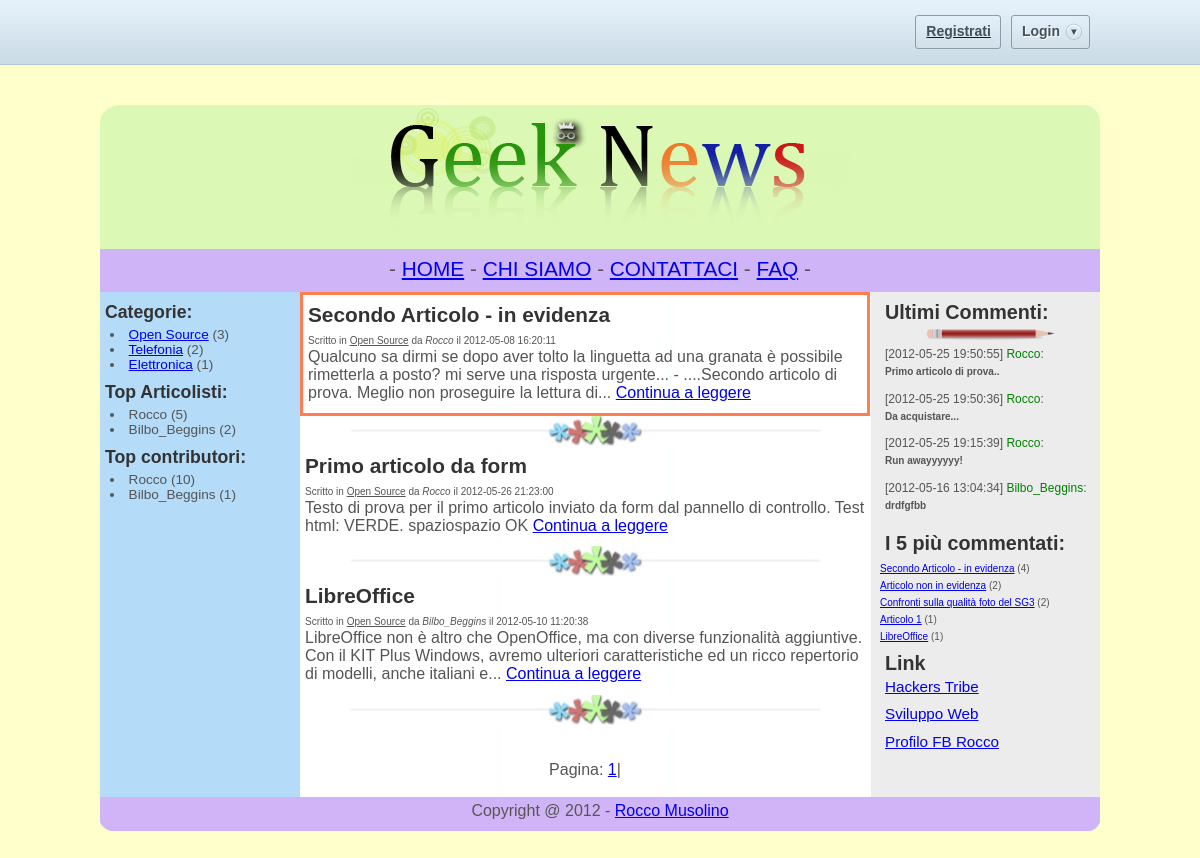
The page /progetto/categorie.php?id_cat=2 on the database its author committed.
### tables this page shows
CREATE TABLE IF NOT EXISTS `pagine` (
  `id_pagina` int(11) NOT NULL AUTO_INCREMENT,
  `titolo` varchar(35) NOT NULL,
  `testo` text NOT NULL,
  `ordine` int(11) NOT NULL,
  PRIMARY KEY (`id_pagina`)
);

CREATE TABLE IF NOT EXISTS `articoli` (
  `id_articolo` int(50) NOT NULL AUTO_INCREMENT,
  `titolo` text NOT NULL,
  `testo` text NOT NULL,
  `meta_description` text NOT NULL,
  `id_categoria` int(50) NOT NULL,
  `tags` text,
  `id_autore` int(50) NOT NULL,
  `data` datetime NOT NULL,
  `in_evidenza` int(1) NOT NULL DEFAULT '0',
  `pubblicato` int(1) NOT NULL DEFAULT '0',
  PRIMARY KEY (`id_articolo`)
);

CREATE TABLE IF NOT EXISTS `categorie` (
  `id_categoria` int(50) NOT NULL AUTO_INCREMENT,
  `nome_categoria` varchar(50) NOT NULL,
  `descr_breve` text,
  `visibile` int(1) NOT NULL,
  PRIMARY KEY (`id_categoria`)
);

CREATE TABLE IF NOT EXISTS `utenti` (
  `id_utente` int(50) NOT NULL AUTO_INCREMENT,
  `username` varchar(50) NOT NULL,
  `nome` text NOT NULL,
  `cognome` text NOT NULL,
  `email` varchar(30) NOT NULL,
  `password` varchar(50) NOT NULL,
  `ruolo` text NOT NULL,
  PRIMARY KEY (`id_utente`),
  UNIQUE KEY `username` (`username`)
);

CREATE TABLE IF NOT EXISTS `commenti` (
  `art_commentato` int(50) NOT NULL,
  `testo_commento` text NOT NULL,
  `utente` text NOT NULL,
  `data` datetime NOT NULL,
  KEY `art_commentato` (`art_commentato`)
);

CREATE TABLE IF NOT EXISTS `link` (
  `nome_sito_amico` text NOT NULL,
  `url` varchar(60) NOT NULL,
  `new_page` int(1) NOT NULL DEFAULT '1',
  `nofollow` int(1) NOT NULL DEFAULT '1',
  `visibile` int(1) NOT NULL DEFAULT '1'
);

CREATE TABLE IF NOT EXISTS `info_sito` (
  `nome_sito` varchar(20) NOT NULL,
  `slogan` varchar(100) NOT NULL,
  `articoli_per_pagina` int(10) NOT NULL,
  `reg_attiva` int(1) NOT NULL,
  `footer` text NOT NULL,
  `descrizione_sito` text NOT NULL,
  `keywords_sito` text NOT NULL
);

### progetto/categorie.php (the view, shortened to what this page needs)
<?php
$art_x_pagina = mysql_fetch_array(mysql_query("SELECT articoli_per_pagina FROM `info_sito`"));
$art_x_pagina = $art_x_pagina['articoli_per_pagina'];
$footer = mysql_fetch_array(mysql_query("SELECT footer FROM `info_sito`"));
$footer = $footer['footer'];
function TagliaStringa($stringa, $max_char){
		if(strlen($stringa)>$max_char){
			$stringa_tagliata=substr($stringa, 0,$max_char);
			$last_space=strrpos($stringa_tagliata," ");
			$stringa_ok=substr($stringa_tagliata, 0,$last_space);
			return $stringa_ok."...";
		}else{
			return $stringa;
		}
	}
?>
<!DOCTYPE HTML PUBLIC "-//W3C//DTD HTML 4.01//EN" "http://www.w3.org/TR/html4/strict.dtd">
<html>
<head>
<link href="style.css" rel="stylesheet" type="text/css">
    <link rel="stylesheet" href="style-login.css" />
</head>
<body>
   <div id="bar">
     <div style="width: 1000px; margin: 0 auto">
            <div id="loginContainer">
			<?php
			if (@$_SESSION['login'] == "ok"){
			 echo "<span style='font-size:23px'>Benvenuto <b>$_SESSION[nome]</b> [<a href='admin.php'>Pannello di controllo</a>] - [<a href='index.php?logout=1'>Logout</a>]</span>";
			  }else{
			  ?>
                <a href="#" id="loginButton"><span>Login</span><em></em></a>
				<?php } ?>
            </div>
				<?php if (@$_SESSION['login'] != "ok"){ ?>
			<div id="loginContainer">
			  <a href="#" id="regButton"><span>Registrati</span><em></em></a>
			</div>
				<?php } ?>
	  </div>
	</div>
<div id="container">
<div id="header"><center><img src="images/Logo.png" border="0" /></center></div>
<div id="menu"><center><?php include("menu.php"); ?></center></div>
<div id="main">
	<?php
	if (@$_GET['id_cat']){
       $id_categoria = mysql_escape_string($_GET['id_cat']);
	echo '<div id="content">';
	if (@(!$_GET['pag'])){
	$qry_evidenza = mysql_query("SELECT id_articolo, titolo, testo, data, nome_categoria, username FROM articoli, categorie, utenti WHERE `pubblicato` = 1 AND `in_evidenza` = 1 AND articoli.id_categoria = categorie.id_categoria AND articoli.id_categoria = $id_categoria AND articoli.id_autore = utenti.id_utente ORDER BY `data` DESC");
	while ($evidenza = mysql_fetch_array($qry_evidenza)){
	?>
        <div style="border: 3px coral solid">
		<h3><?php echo $evidenza['titolo'];?></h3> <span style="margin-left:5px; font-size:10px"><?php echo "Scritto in <u>".$evidenza['nome_categoria']."</u> da <em>".$evidenza['username']."</em> il ".$evidenza['data']; ?></span>
		<br/>
		<p><?php echo TagliaStringa(strip_tags($evidenza['testo']), 200); ?>
		<a href="<?php echo "index.php?id_articolo=$evidenza[id_articolo]"; ?>">Continua a leggere</a>
		</p>
		</div>
		<div class="hr"><hr /></div>
	<?php
	}
	$query = mysql_query("SELECT id_articolo, titolo, testo, data, nome_categoria, username FROM articoli, categorie, utenti WHERE `pubblicato` = 1 AND `in_evidenza` = 0 AND articoli.id_categoria = categorie.id_categoria AND articoli.id_categoria = $id_categoria AND articoli.id_autore = utenti.id_utente ORDER BY `data` DESC LIMIT 0,$art_x_pagina");;
	}
	    while ($articolo = mysql_fetch_array($query)){
		?>
		<h3><?php echo $articolo['titolo'];?></h3> <span style="margin-left:5px; font-size:10px"><?php echo "Scritto in <u>".$articolo['nome_categoria']."</u> da <em>".$articolo['username']."</em> il ".$articolo['data']; ?></span>
		<br/>
		<p><?php echo TagliaStringa(strip_tags($articolo['testo']), 200); ?>
		<a href="<?php echo "index.php?id_articolo=$articolo[id_articolo]"; ?>">Continua a leggere</a>
		</p>
		<div class="hr"><hr /></div>
		<?php
	    }
$articoli_totali_db = mysql_fetch_array(mysql_query("SELECT COUNT(*) FROM `articoli` WHERE `in_evidenza` = 0 AND `pubblicato` = 1 AND `id_categoria` = $id_categoria"));
$numero_pagine = ($articoli_totali_db['COUNT(*)'] / $art_x_pagina);
$numero_pagine = ceil($numero_pagine);
echo "<br/><br/><center>Pagina: ";
for ($i = 1; $i <= $numero_pagine; $i++){
if ($i == 1)
echo "<a href='".$_SERVER['PHP_SELF']."?id_cat=$id_categoria'>$i</a>|";
else
echo "<a href='".$_SERVER['PHP_SELF']."?id_cat=$id_categoria&pag=$i'>$i</a>|";
}
echo "</center><br/>";
echo "</div>";
	}
	?>
    <div id="nav">
 <?php include("sidebar_sx.php"); ?>
    </div>
</div>
   <div id="extra">
 <?php include("sidebar_dx.php"); ?>
   </div>
  <div id="footer">
   <center><p><?php echo "$footer"; ?></p></center>
  </div>
</div>
<br/><br/>
</body>
</html>

### progetto/menu.php
<?php
$pagine = mysql_query("SELECT id_pagina, titolo FROM pagine ORDER BY ordine ASC");
echo "- ";
while($menu = mysql_fetch_array($pagine)){
echo "<a href='index.php?id_pagina=$menu[id_pagina]'>".$menu['titolo']."</a> - ";
}
?>

### progetto/sidebar_sx.php
<?php
	 $qry_categorie = mysql_query("SELECT categorie.id_categoria, nome_categoria, COUNT(*) as n_articoli FROM articoli JOIN categorie on (categorie.id_categoria = articoli.id_categoria) WHERE visibile = 1 AND pubblicato = 1 GROUP BY categorie.id_categoria ORDER BY n_articoli DESC");
	 	echo "<h3>Categorie:</h3>";
		while($cat_art = mysql_fetch_array($qry_categorie)){
		echo "<li><a href='categorie.php?id_cat=$cat_art[id_categoria]'>$cat_art[nome_categoria]</a> ($cat_art[n_articoli])</li>";
		}
		$nmax_articolisti = 5;
		$qry_articolisti = mysql_query("SELECT id_autore, username, COUNT(*) as n_articoli FROM articoli JOIN utenti ON (id_utente = id_autore) GROUP BY id_autore ORDER BY n_articoli DESC LIMIT 0, $nmax_articolisti");
		echo "<h3>Top Articolisti:</h3>";
		while($articolisti = mysql_fetch_array($qry_articolisti)){
		echo "<li>$articolisti[username] ($articolisti[n_articoli])</li>";
		}
		$nmax_contributori = 5;
		$qry_contributori = mysql_query("SELECT utente, COUNT(*) as n_commenti FROM commenti GROUP BY utente ORDER BY n_commenti DESC LIMIT 0, $nmax_contributori");
		echo "<h3>Top contributori:</h3>";
		while($contributori = mysql_fetch_array($qry_contributori)){
		echo "<li>$contributori[utente] ($contributori[n_commenti])</li>";
		}
?>

### progetto/sidebar_dx.php
<?php
	 $num_commenti = 4;
	 $lung_commento = 70;
	 $qry_lcomment = mysql_query("SELECT * FROM `commenti` ORDER BY data DESC LIMIT 0, $num_commenti");
	 echo "<h3>Ultimi Commenti:</h3><center><img src='images/pencil.png' /></center>";
	 while($last_comment = mysql_fetch_array($qry_lcomment)){
?>
	<p>
	<span style="font-size: 12px;">[<?php echo $last_comment['data']; ?>] <span style="color: green"><?php echo $last_comment['utente']; ?></span>:</span><br/>
	<span style="font-size: 10px; font-weight: bold"><?php echo TagliaStringa($last_comment['testo_commento'], $lung_commento); ?></span><br/>
	</p>
	 <?php
	 }
    $n_articoli_comm = 5;
	echo "<h3>I $n_articoli_comm più commentati:</h3>";
	$qry_commentati = mysql_query("SELECT id_articolo, titolo, art_commentato, COUNT(*) as n_commenti FROM commenti JOIN articoli ON (id_articolo = art_commentato) GROUP BY art_commentato ORDER BY n_commenti DESC LIMIT 0, $n_articoli_comm");
	echo "<span style='font-size: 10px'>";
	while($commentati = mysql_fetch_array($qry_commentati)){
	echo "<a href='index.php?id_articolo=$commentati[id_articolo]'>".$commentati['titolo']."</a> (".$commentati['n_commenti'].")<br/>";
	}
	echo "</span>";
	 $qry_link = mysql_query("SELECT * FROM link WHERE visibile = 1");
	 echo "<h3>Link</h3>";
	 while($link = mysql_fetch_array($qry_link))
	 {
	 ?>
        <p> <a href="<?php echo $link['url']; ?>" <?php if ($link['new_page']) echo 'target="_new"'; if($link['nofollow']) echo 'rel="no_follow"'; ?>><?php echo $link['nome_sito_amico']; ?> </a></p>
	<?php
		}
		echo "<br/>";
     ?>

### progetto/style.css (style rules this page uses)
html,body { margin:0;padding:0 }
body { font: 100.01% "Trebuchet MS",Verdana,Arial,sans-serif; background: #FFFFCC; color: #555; text-align:center; }
h2,h3,h4 { margin:0;padding-left: 5px;padding-top:5px;line-height: 30px;color: #333; }
h3 { font-size: 130% }
p { margin: 0 5px; padding: 0 0 0.7em }
li { margin-left:10px }
div#container { width:1000px; height: auto; margin: 0 auto; margin-top:40px; background: url(images/3col.jpg) repeat-y;text-align:left; }
div#header { background-color: #DBF8B4; width:1000px; background-image: url(images/top-header-bg.jpg); background-repeat: no-repeat }
div#main { float:left;width:770px; height:auto }
div#content { float:right;width:570px; height: auto; margin-left: auto }
div#nav { float:left;width:200px; height: auto; font-size:85% }
div#extra { float:right;width:220px;font-size:95%; margin-left: auto; }
div#footer { clear:both;width:100%;padding-top:5px; background-color: #D0B4F8; background-image: url(images/bottom-footer-bg.jpg); background-repeat: no-repeat; background-position: bottom left }
div#menu { width: 1000px; height: 35px; background: #D0B4F8; padding-top:8px; font-size:130% }
div.hr { height: 30px; background: #fff url(images/hr1.jpg) no-repeat scroll center; }

### progetto/style-login.css (style rules this page uses)
#bar { width:100%; height:35px; padding:15px 0; background:url(images/bar.png) repeat-x; }
#loginContainer { position:relative; float:right; font-size:12px; margin-right: 10px; }
#loginButton { display:inline-block; float:right; background:#d2e0ea url(images/buttonbg.png) repeat-x; border:1px solid #899caa; border-radius:3px; -moz-border-radius:3px; position:relative; z-index:30; cursor:pointer; }
#loginButton span { color:#445058; font-size:14px; font-weight:bold; text-shadow:1px 1px #fff; padding:7px 29px 9px 10px; background:url(images/loginArrow.png) no-repeat 53px 7px; display:block }
#regButton { display:inline-block; float:right; background:#d2e0ea url(images/buttonbg.png) repeat-x; border:1px solid #899caa; border-radius:3px; -moz-border-radius:3px; position:relative; z-index:30; cursor:pointer; }
#regButton span { color:#445058; font-size:14px; font-weight:bold; padding:7px 9px 9px 10px; display:block }

### rows shown on the page
pagine: titolo "HOME"
pagine: titolo "CHI SIAMO"
pagine: titolo "CONTATTACI"
pagine: titolo "FAQ"
articoli: titolo "Secondo Articolo - in evidenza", id_categoria.nome_categoria "Open Source", utenti.username "Rocco", data "2012-05-08 16:20:11", testo "Qualcuno sa dirmi se dopo aver tolto la linguetta ad una granata è possibile rimetterla a posto? mi serve una risposta urgente... - ....Secondo articolo di prova. Meglio non proseguire la lettura di...", n_commenti "4"
articoli: titolo "Primo articolo da form", id_categoria.nome_categoria "Open Source", utenti.username "Rocco", data "2012-05-26 21:23:00", testo "Testo di prova per il primo articolo inviato da form dal pannello di controllo. Test html: VERDE. spaziospazio OK"
articoli: titolo "LibreOffice", id_categoria.nome_categoria "Open Source", utenti.username "Bilbo_Beggins", data "2012-05-10 11:20:38", testo "LibreOffice non è altro che OpenOffice, ma con diverse funzionalità aggiuntive. Con il KIT Plus Windows, avremo ulteriori caratteristiche ed un ricco repertorio di modelli, anche italiani e...", n_commenti "1"
categorie: nome_categoria "Open Source", cat_art "3"
categorie: nome_categoria "Telefonia", cat_art "2"
categorie: nome_categoria "Elettronica", cat_art "1"
commenti: data "2012-05-25 19:50:55", utente "Rocco", testo_commento "Primo articolo di prova.."
commenti: data "2012-05-25 19:50:36", utente "Rocco", testo_commento "Da acquistare..."
commenti: data "2012-05-25 19:15:39", utente "Rocco", testo_commento "Run awayyyyyy!"
commenti: data "2012-05-16 13:04:34", utente "Bilbo_Beggins", testo_commento "drdfgfbb"
articoli: titolo "Articolo non in evidenza", n_commenti "2"
articoli: titolo "Confronti sulla qualità foto del SG3", n_commenti "2"
articoli: titolo "Articolo 1", n_commenti "1"
link: nome_sito_amico "Hackers Tribe"
link: nome_sito_amico "Sviluppo Web"
link: nome_sito_amico "Profilo FB Rocco"
info_sito: footer "Copyright @ 2012 - Rocco Musolino"

### other values the page prints
$articolisti[username] "Rocco"
$articolisti[n_articoli] "5"
$articolisti[username] "Bilbo_Beggins"
$articolisti[n_articoli] "2"
$contributori[utente] "Rocco"
$contributori[n_commenti] "10"
$contributori[utente] "Bilbo_Beggins"
$contributori[n_commenti] "1"
$n_articoli_comm "5"
